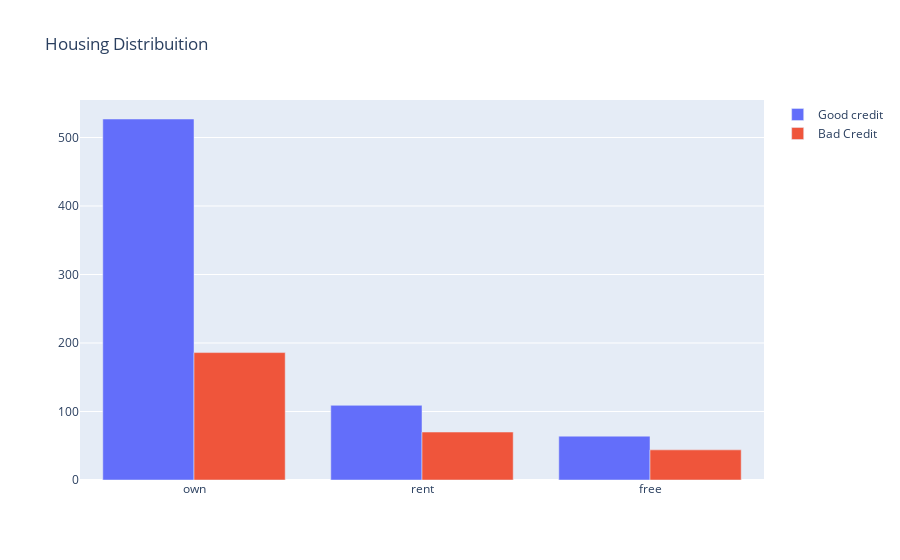

Here is the notebook cell this chart was saved with:
### Markdown cell above
## We will look at distribuition of Housing own and rent by Risk

### Code cell
#First plot
trace0 = go.Bar(
    x = df_credit[df_credit["Risk"]== 'good']["Housing"].value_counts().index.values,
    y = df_credit[df_credit["Risk"]== 'good']["Housing"].value_counts().values,
    name='Good credit'
)

#Second plot
trace1 = go.Bar(
    x = df_credit[df_credit["Risk"]== 'bad']["Housing"].value_counts().index.values,
    y = df_credit[df_credit["Risk"]== 'bad']["Housing"].value_counts().values,
    name="Bad Credit"
)

data = [trace0, trace1]

layout = go.Layout(
    title='Housing Distribuition'
)


fig = go.Figure(data=data, layout=layout)

py.iplot(fig, filename='Housing-Grouped')

### Figure 1 — Plotly figure (JSON) as saved in the notebook; plotly's stock layout.template omitted (floating-point values rounded to 4 significant figures)
{"data": [{"name": "Good credit", "type": "bar", "x": ["own", "rent", "free"], "y": [527, 109, 64]}, {"name": "Bad Credit", "type": "bar", "x": ["own", "rent", "free"], "y": [186, 70, 44]}], "layout": {"title": {"text": "Housing Distribuition"}}}
